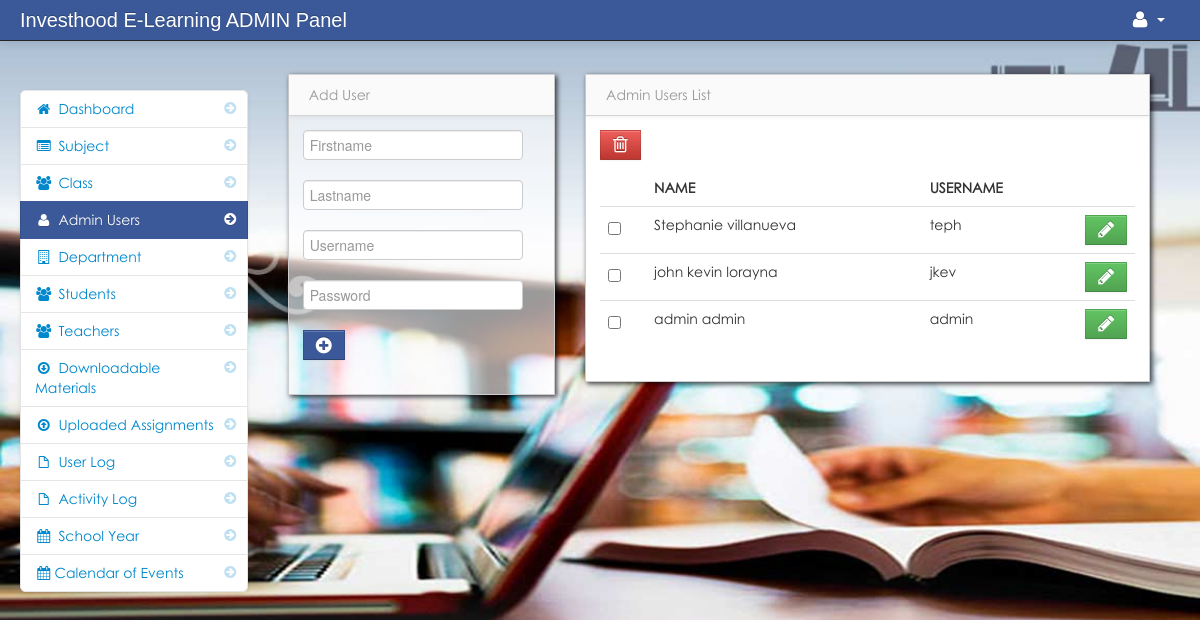
Page /admin_user.php (signed in) on the earlier database version.
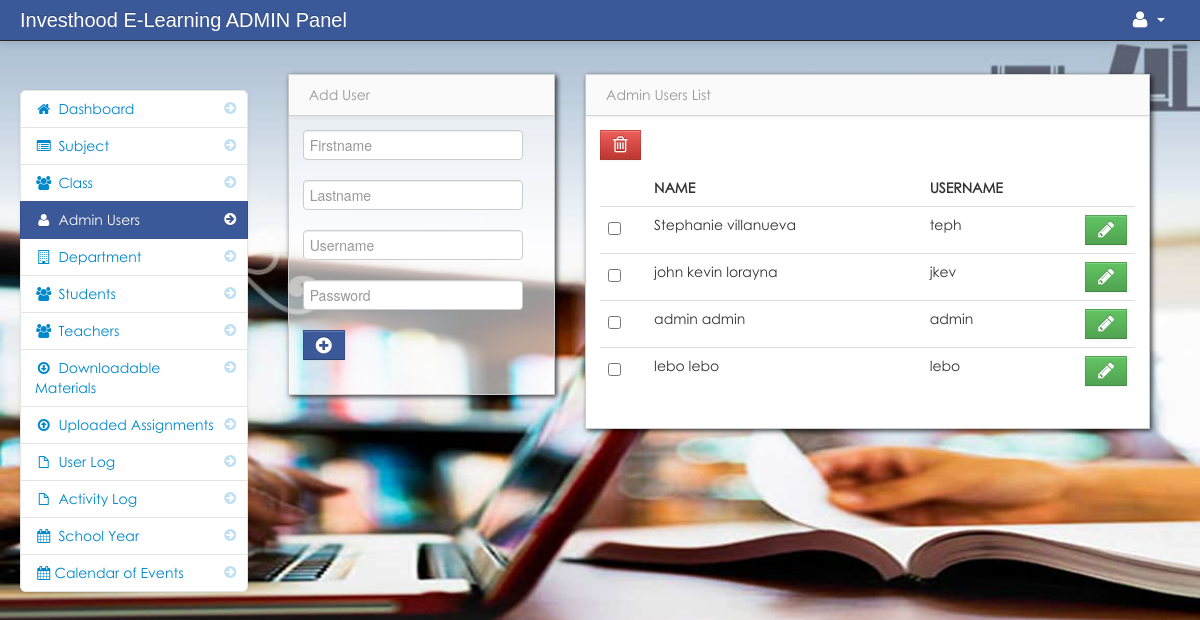
Same page on the later database version.
### tables this page shows
CREATE TABLE `users` (
  `user_id` int(11) NOT NULL,
  `username` varchar(100) NOT NULL,
  `password` varchar(100) NOT NULL,
  `firstname` varchar(100) NOT NULL,
  `lastname` varchar(100) NOT NULL,
  `email` varchar(50) NOT NULL,
  `contact` int(11) NOT NULL,
  `address` varchar(50) NOT NULL,
  `province` varchar(30) NOT NULL,
  `school` varchar(50) NOT NULL
);

### admin_user.php (the view, shortened to what this page needs)
<?php include('header.php'); ?>
    <body>
		<?php include('navbar.php'); ?>
        <div class="container-fluid">
            <div class="row-fluid">
				<?php include('admin_sidebar.php'); ?>
				<div class="span3" id="adduser">
				<?php include('add_user.php'); ?>
				</div>
                <div class="span6" id="">
                     <div class="row-fluid">
                        <div id="block_bg" class="block">
                            <div class="navbar navbar-inner block-header">
                                <div class="muted pull-left">Admin Users List</div>
                            </div>
                            <div class="block-content collapse in">
                                <div class="span12">
								<form action="delete_users.php" method="post">
  									<table cellpadding="0" cellspacing="0" border="0" class="table" id="example">
									<a data-toggle="modal" href="#user_delete" id="delete"  class="btn btn-danger" name=""><i class="icon-trash icon-large"></i></a>
										<thead>
										  <tr>
												<th></th>
												<th>Name</th>
												<th>Username</th>
												<th></th>
										   </tr>
										</thead>
										<tbody>
													<?php
													$user_query = mysqli_query($conn,"select * from users")or die(mysqli_error());
													while($row = mysqli_fetch_array($user_query)){
													$id = $row['user_id'];
													?>
												<tr>
												<td width="30">
												<input id="optionsCheckbox" class="uniform_on" name="selector[]" type="checkbox" value="<?php echo $id; ?>">
												</td>
												<td><?php echo $row['firstname']; ?> <?php echo $row['lastname']; ?></td>
												<td><?php echo $row['username']; ?></td>
												<td width="40">
												<a href="edit_user.php<?php echo '?id='.$id; ?>"  data-toggle="modal" class="btn btn-success"><i class="icon-pencil icon-large"></i></a>
												</td>
												</tr>
												<?php } ?>
										</tbody>
									</table>
									</form>
                                </div>
                            </div>
                        </div>
                    </div>
                </div>
            </div>
        </div>
		<?php include('script.php'); ?>
    </body>
</html>

Differences in the rows shown:
added users: firstname "lebo", lastname "lebo", username "lebo"
